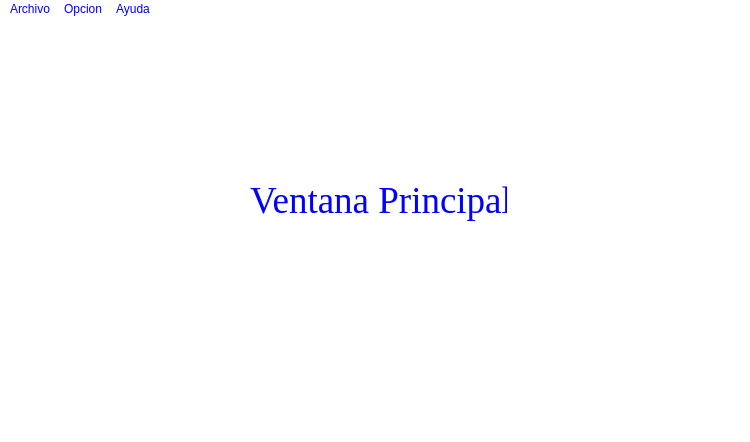
<?xml version="1.0" encoding="UTF-8"?>
<ui version="4.0">
 <class>MainWindow</class>
 <widget class="QMainWindow" name="MainWindow">
  <property name="geometry">
   <rect>
    <x>0</x>
    <y>0</y>
    <width>750</width>
    <height>442</height>
   </rect>
  </property>
  <property name="windowTitle">
   <string>Tienda A. J.</string>
  </property>
  <property name="styleSheet">
   <string notr="true">background-color: rgb(255, 255, 255);
color: rgb(0, 0, 255);</string>
  </property>
  <widget class="QWidget" name="centralwidget">
   <widget class="QLabel" name="lbl_ventanaPrincipal">
    <property name="geometry">
     <rect>
      <x>250</x>
      <y>160</y>
      <width>257</width>
      <height>42</height>
     </rect>
    </property>
    <property name="font">
     <font>
      <family>Times New Roman</family>
      <pointsize>28</pointsize>
      <italic>false</italic>
     </font>
    </property>
    <property name="text">
     <string>Ventana Principal</string>
    </property>
   </widget>
  </widget>
  <widget class="QMenuBar" name="menubar">
   <property name="geometry">
    <rect>
     <x>0</x>
     <y>0</y>
     <width>750</width>
     <height>21</height>
    </rect>
   </property>
   <widget class="QMenu" name="menuArchivo">
    <property name="title">
     <string>Archivo</string>
    </property>
   </widget>
   <widget class="QMenu" name="menuOpcion">
    <property name="title">
     <string>Opcion</string>
    </property>
   </widget>
   <widget class="QMenu" name="menuAyuda">
    <property name="title">
     <string>Ayuda</string>
    </property>
   </widget>
   <addaction name="menuArchivo"/>
   <addaction name="menuOpcion"/>
   <addaction name="menuAyuda"/>
  </widget>
  <widget class="QStatusBar" name="statusbar"/>
 </widget>
 <resources/>
 <connections/>
</ui>
